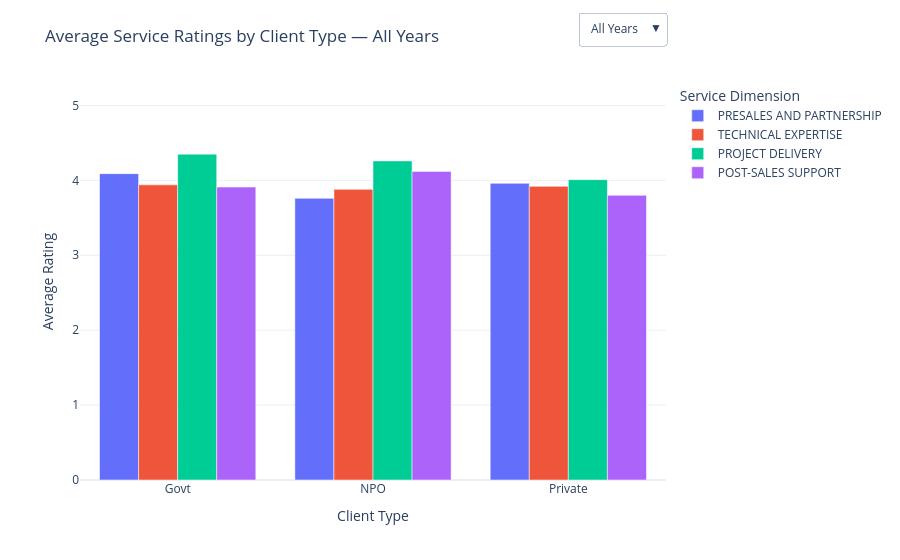

This figure's notebook cell:
### Code cell
fig.update_layout(
    updatemenus=[
        dict(
            buttons=buttons,
            direction="down",
            showactive=True,
            x=1,
            xanchor="right",
            y=1.18,
            yanchor="top"
        )
    ],
    template="plotly_white",
    title="Average Service Ratings by Client Type — All Years",
    xaxis_title="Client Type",
    yaxis_title="Average Rating",
    legend_title="Service Dimension"
)

fig.update_yaxes(range=[0, 5.3], dtick=1)

fig.show()

### Figure 1 — Plotly figure (JSON) as saved in the notebook; plotly's stock layout.template omitted (floating-point values rounded to 4 significant figures)
{"data": [{"alignmentgroup": "True", "hovertemplate": "Service Dimension=PRESALES AND PARTNERSHIP<br>TYPE=%{x}<br>Average Rating=%{y}<extra></extra>", "legendgroup": "PRESALES AND PARTNERSHIP", "marker": {"color": "#636efa", "pattern": {"shape": ""}}, "name": "PRESALES AND PARTNERSHIP", "offsetgroup": "PRESALES AND PARTNERSHIP", "orientation": "v", "showlegend": true, "textposition": "auto", "type": "bar", "x": ["Govt", "NPO", "Private"], "xaxis": "x", "y": [4.09, 3.76, 3.96], "yaxis": "y"}, {"alignmentgroup": "True", "hovertemplate": "Service Dimension=TECHNICAL EXPERTISE<br>TYPE=%{x}<br>Average Rating=%{y}<extra></extra>", "legendgroup": "TECHNICAL EXPERTISE", "marker": {"color": "#EF553B", "pattern": {"shape": ""}}, "name": "TECHNICAL EXPERTISE", "offsetgroup": "TECHNICAL EXPERTISE", "orientation": "v", "showlegend": true, "textposition": "auto", "type": "bar", "x": ["Govt", "NPO", "Private"], "xaxis": "x", "y": [3.94, 3.88, 3.92], "yaxis": "y"}, {"alignmentgroup": "True", "hovertemplate": "Service Dimension=PROJECT DELIVERY<br>TYPE=%{x}<br>Average Rating=%{y}<extra></extra>", "legendgroup": "PROJECT DELIVERY", "marker": {"color": "#00cc96", "pattern": {"shape": ""}}, "name": "PROJECT DELIVERY", "offsetgroup": "PROJECT DELIVERY", "orientation": "v", "showlegend": true, "textposition": "auto", "type": "bar", "x": ["Govt", "NPO", "Private"], "xaxis": "x", "y": [4.35, 4.26, 4.01], "yaxis": "y"}, {"alignmentgroup": "True", "hovertemplate": "Service Dimension=POST-SALES SUPPORT<br>TYPE=%{x}<br>Average Rating=%{y}<extra></extra>", "legendgroup": "POST-SALES SUPPORT", "marker": {"color": "#ab63fa", "pattern": {"shape": ""}}, "name": "POST-SALES SUPPORT", "offsetgroup": "POST-SALES SUPPORT", "orientation": "v", "showlegend": true, "textposition": "auto", "type": "bar", "x": ["Govt", "NPO", "Private"], "xaxis": "x", "y": [3.91, 4.12, 3.8], "yaxis": "y"}], "layout": {"barmode": "group", "legend": {"title": {"text": "Service Dimension"}, "tracegroupgap": 0}, "margin": {"t": 60}, "title": {"text": "Average Service Ratings by Client Type — All Years"}, "updatemenus": [{"buttons": [{"args": [{"x": [["Govt", "NPO", "Private"], ["Govt", "NPO", "Private"], ["Govt", "NPO", "Private"], ["Govt", "NPO", "Private"]], "y": [[4.09, 3.76, 3.96], [3.94, 3.88, 3.92], [4.35, 4.26, 4.01], [3.91, 4.12, 3.8]]}, {"title.text": "Average Service Ratings by Client Type — All Years"}], "label": "All Years", "method": "update"}, {"args": [{"x": [["Govt", "NPO", "Private"], ["Govt", "NPO", "Private"], ["Govt", "NPO", "Private"], ["Govt", "NPO", "Private"]], "y": [[3.67, 4.5, 4], [4, 3.5, 3.62], [3.67, 4, 3.75], [4, 3, 3.67]]}, {"title.text": "Average Service Ratings by Client Type — 2021"}], "label": "2021", "method": "update"}, {"args": [{"x": [["Govt", "NPO", "Private"], ["Govt", "NPO", "Private"], ["Govt", "NPO", "Private"], ["Govt", "NPO", "Private"]], "y": [[4, 3.67, 3.76], [4, 4, 3.74], [4, 4, 4.03], [3.6, 4.67, 3.74]]}, {"title.text": "Average Service Ratings by Client Type — 2022"}], "label": "2022", "method": "update"}, {"args": [{"x": [["Govt", "NPO", "Private"], ["Govt", "NPO", "Private"], ["Govt", "NPO", "Private"], ["Govt", "NPO", "Private"]], "y": [[4.11, 3.5, 4.05], [3.78, 3.5, 3.98], [4.22, 4.17, 3.86], [4, 4, 3.71]]}, {"title.text": "Average Service Ratings by Client Type — 2023"}], "label": "2023", "method": "update"}, {"args": [{"x": [["Govt", "NPO", "Private"], ["Govt", "NPO", "Private"], ["Govt", "NPO", "Private"], ["Govt", "NPO", "Private"]], "y": [[4.24, 3.7, 3.94], [3.82, 4.1, 3.82], [4.18, 4.1, 3.99], [3.82, 4.3, 3.9]]}, {"title.text": "Average Service Ratings by Client Type — 2024"}], "label": "2024", "method": "update"}, {"args": [{"x": [["Govt", "NPO", "Private"], ["Govt", "NPO", "Private"], ["Govt", "NPO", "Private"], ["Govt", "NPO", "Private"]], "y": [[4.05, 3.85, 3.98], [4.1, 3.92, 4.1], [4.75, 4.54, 4.18], [4, 4.08, 3.83]]}, {"title.text": "Average Service Ratings by Client Type — 2025"}], "label": "2025", "method": "update"}], "direction": "down", "showactive": true, "x": 1, "xanchor": "right", "y": 1.18, "yanchor": "top"}], "xaxis": {"anchor": "y", "domain": [0, 1], "title": {"text": "Client Type"}}, "yaxis": {"anchor": "x", "domain": [0, 1], "dtick": 1, "range": [0, 5.3], "title": {"text": "Average Rating"}}}}
